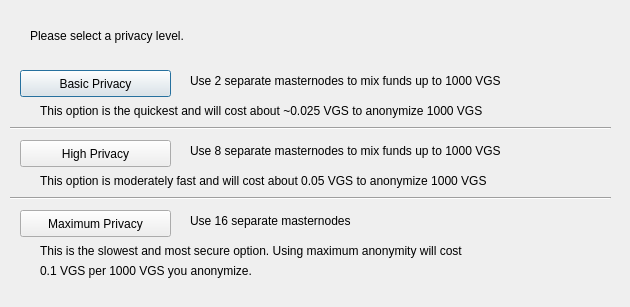
<?xml version="1.0" encoding="UTF-8"?>
<ui version="4.0">
 <class>DarksendConfig</class>
 <widget class="QDialog" name="DarksendConfig">
  <property name="geometry">
   <rect>
    <x>0</x>
    <y>0</y>
    <width>630</width>
    <height>307</height>
   </rect>
  </property>
  <property name="windowTitle">
   <string>Configure Darksend</string>
  </property>
  <widget class="QPushButton" name="buttonBasic">
   <property name="geometry">
    <rect>
     <x>20</x>
     <y>70</y>
     <width>151</width>
     <height>27</height>
    </rect>
   </property>
   <property name="text">
    <string>Basic Privacy</string>
   </property>
  </widget>
  <widget class="QPushButton" name="buttonHigh">
   <property name="geometry">
    <rect>
     <x>20</x>
     <y>140</y>
     <width>151</width>
     <height>27</height>
    </rect>
   </property>
   <property name="text">
    <string>High Privacy</string>
   </property>
  </widget>
  <widget class="QPushButton" name="buttonMax">
   <property name="geometry">
    <rect>
     <x>20</x>
     <y>210</y>
     <width>151</width>
     <height>27</height>
    </rect>
   </property>
   <property name="text">
    <string>Maximum Privacy</string>
   </property>
  </widget>
  <widget class="QLabel" name="label">
   <property name="geometry">
    <rect>
     <x>30</x>
     <y>20</y>
     <width>571</width>
     <height>31</height>
    </rect>
   </property>
   <property name="text">
    <string>Please select a privacy level.</string>
   </property>
  </widget>
  <widget class="QLabel" name="label_2">
   <property name="geometry">
    <rect>
     <x>190</x>
     <y>70</y>
     <width>421</width>
     <height>21</height>
    </rect>
   </property>
   <property name="text">
    <string>Use 2 separate masternodes to mix funds up to 1000 VGS</string>
   </property>
  </widget>
  <widget class="QLabel" name="label_3">
   <property name="geometry">
    <rect>
     <x>190</x>
     <y>140</y>
     <width>411</width>
     <height>21</height>
    </rect>
   </property>
   <property name="text">
    <string>Use 8 separate masternodes to mix funds up to 1000 VGS</string>
   </property>
  </widget>
  <widget class="QLabel" name="label_4">
   <property name="geometry">
    <rect>
     <x>190</x>
     <y>210</y>
     <width>421</width>
     <height>21</height>
    </rect>
   </property>
   <property name="text">
    <string>Use 16 separate masternodes</string>
   </property>
  </widget>
  <widget class="QLabel" name="label_6">
   <property name="geometry">
    <rect>
     <x>40</x>
     <y>100</y>
     <width>561</width>
     <height>21</height>
    </rect>
   </property>
   <property name="text">
    <string>This option is the quickest and will cost about ~0.025 VGS to anonymize 1000 VGS</string>
   </property>
  </widget>
  <widget class="QLabel" name="label_7">
   <property name="geometry">
    <rect>
     <x>40</x>
     <y>170</y>
     <width>561</width>
     <height>21</height>
    </rect>
   </property>
   <property name="text">
    <string>This option is moderately fast and will cost about 0.05 VGS to anonymize 1000 VGS</string>
   </property>
  </widget>
  <widget class="QLabel" name="label_8">
   <property name="geometry">
    <rect>
     <x>40</x>
     <y>240</y>
     <width>561</width>
     <height>21</height>
    </rect>
   </property>
   <property name="text">
    <string>This is the slowest and most secure option. Using maximum anonymity will cost</string>
   </property>
  </widget>
  <widget class="QLabel" name="label_9">
   <property name="geometry">
    <rect>
     <x>40</x>
     <y>260</y>
     <width>561</width>
     <height>21</height>
    </rect>
   </property>
   <property name="text">
    <string>0.1 VGS per 1000 VGS you anonymize.</string>
   </property>
  </widget>
  <widget class="Line" name="line">
   <property name="geometry">
    <rect>
     <x>10</x>
     <y>120</y>
     <width>601</width>
     <height>16</height>
    </rect>
   </property>
   <property name="orientation">
    <enum>Qt::Horizontal</enum>
   </property>
  </widget>
  <widget class="Line" name="line_2">
   <property name="geometry">
    <rect>
     <x>10</x>
     <y>190</y>
     <width>601</width>
     <height>16</height>
    </rect>
   </property>
   <property name="orientation">
    <enum>Qt::Horizontal</enum>
   </property>
  </widget>
 </widget>
 <resources/>
 <connections/>
</ui>
